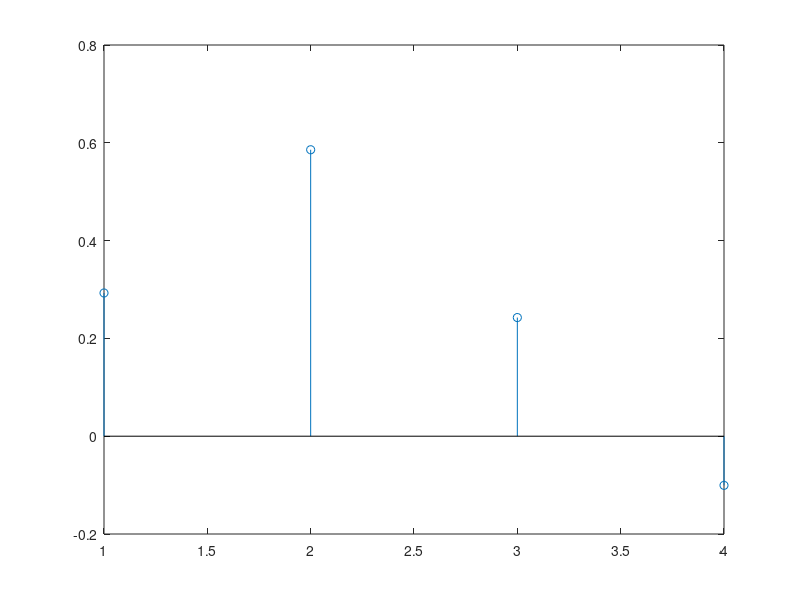
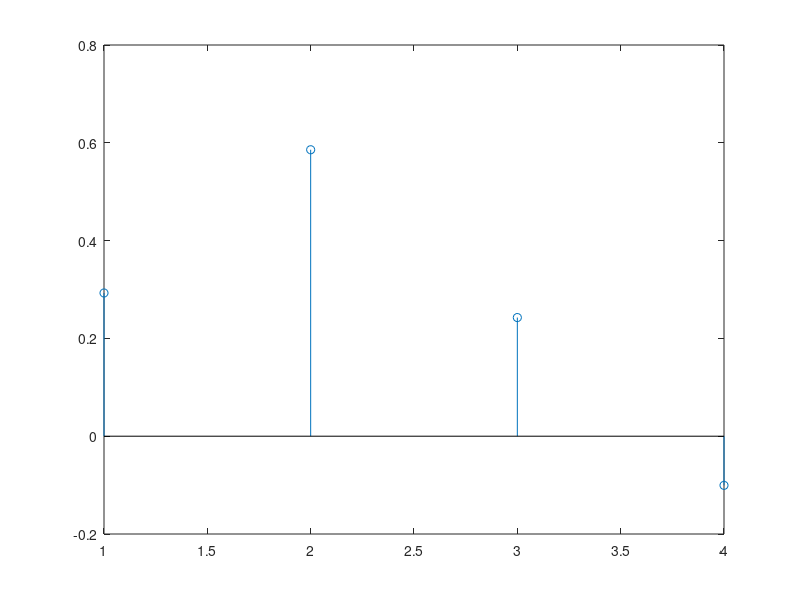

Here is the MATLAB script that generated these plots, in order:
close all;
## coeficientes del filtro
b0=0.2929
b1=0.5858
b2=0.2929

a0=1
a1=0
a2=0.1716


###Valores de la matriz de coeficientes:
a = -a1*b0 + b1;
b = a1^2 *b0-a1*b1-a2*b0+b2; #x[n] en y[n+2]
c = -a1*b0+b1; #x[n+1] en y[n+2]
d = a1^2-a2; #z1 en y[n+2]

e = -a1^3*b0+a1^2*b1+2*a1*a2*b0-a1*b2-a2*b1; #x[n] en y[n+3]
f = a1^2*b0-a1*b1-a2*b0+b2; #x[n+1]
h = -a1*b0+b1; #x[n+2]
i = -a1^3+2*a1*a2; #z1
j = a1^2-a2; # z2

##filtro implementado de forma vectorial
C=[b0 0 0 0 1 0;
  a b0 0 0 -a1 1;
  b c b0 0 d -a1;
  e f h b0 i j]



x=[1 0 0 0]
tic
y=C*[x 0 0]'
time1=toc;

stem(y)

##filtro normal
w1=0;
w2=0;
tic
for n = 1:4  % Comienza en n=2 para evitar índice negativo en n-1

    % Implementación de las ecuaciones
    w(n) = b0 * x(n) + w1;               % Cálculo de y[n]
    w1 = b1 * x(n) - a1 * y(n) + w2;  % Cálculo de w1[n]
    w2 = b2 * x(n) - a2 * y(n);              % Cálculo de w2[n]

end
time2=toc;
w
figure;
stem(w)
time1
time2

